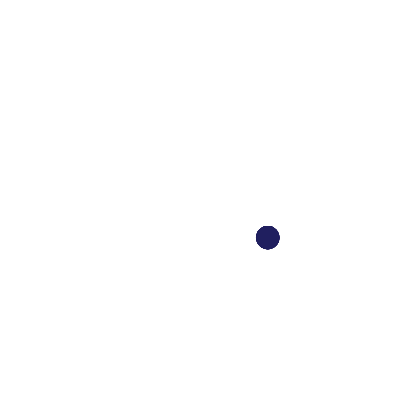
Frame 1 (no input)
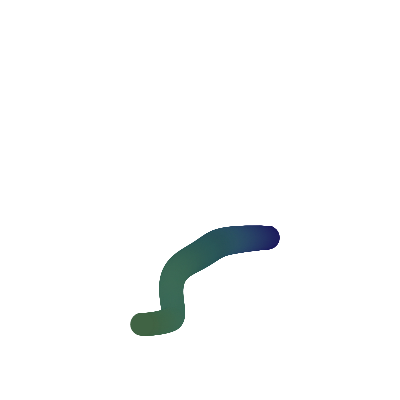
Frame 60 (no input)
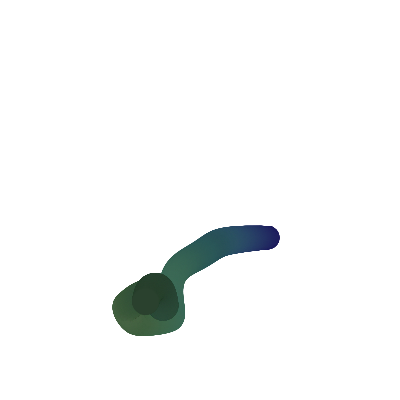
Frame 120 (the mouse pressed at the canvas centre since frame 60)

The p5.js sketch that drew these frames (run headless with seeded random() and noise() and a simulated clock; from frame 60 on, the mouse is pressed at the canvas centre):

// p5.js sketch
// ── sketch.js
 var t;
 var t2;
 var camminatori = [];
 var totaleCamminatori = 10

 function setup() {
   background (0);
   createCanvas(400, 400);
   colorMode(HSB, 360, 100, 100);
   t = 0;
   t2 = 1000;
   for (var i = 0; i < totaleCamminatori; i++) {
     camminatori.push(new Camminatore());
   }
 }

 function draw() {
   for (var i = 0; i < totaleCamminatori; i++) {
     camminatori[i].move();
     camminatori[i].display();
   }
 }

 function Camminatore() {

   this.move = function() {
     this.x = map(noise(t), 0, 1, 0, width);
     this.y = map(noise(t2), 0, 1, 0, width);
     this.h=360*noise(t);
     this.s=100*noise(t);
     this.b=100*noise(t+5);
     //diametro
     this.d=50*noise(t+10);

     //incremento la variabile
     t += 0.001;
     t2 += 0.001;
   }

   this.display = function() {
     fill(this.h, this.s, this.b);
     noStroke();
     ellipse(this.x, this.y, this.d);
   }
 }
